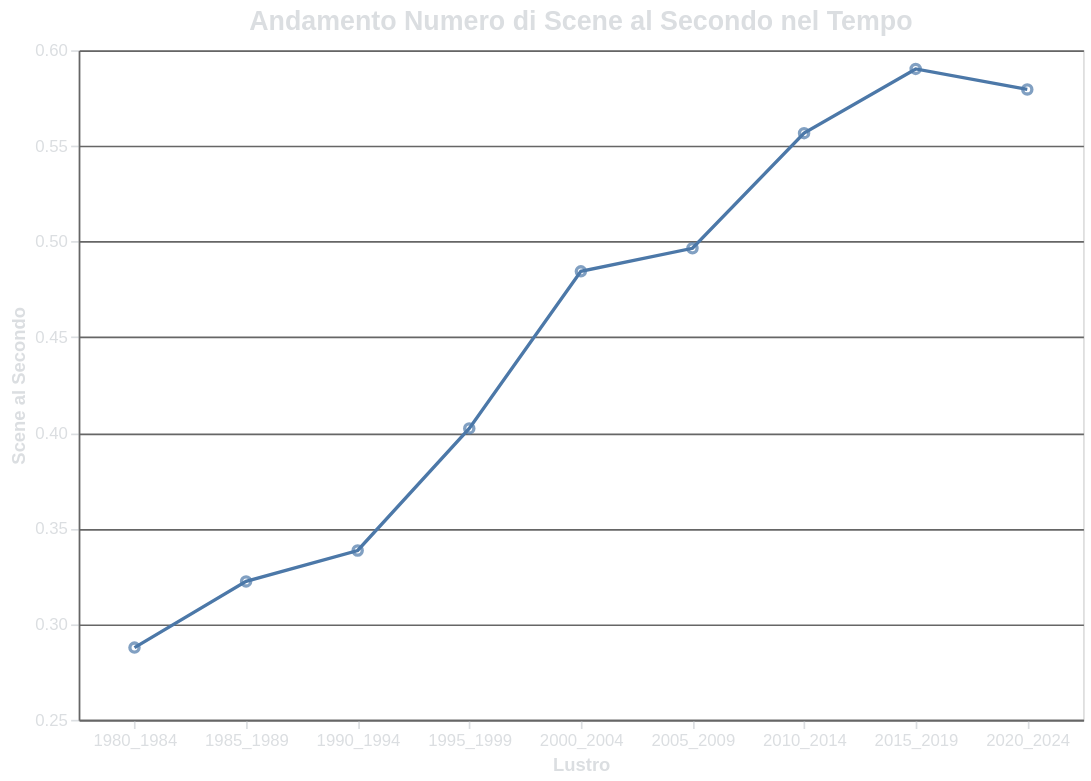

Here is the Vega-Lite specification saved for this chart:
### Vega-Lite specification from a JSON file in a GitHub repository (floating-point values rounded to 4 significant figures)
{"$schema": "https://vega.github.io/schema/vega-lite/v5.17.0.json", "config": {"axis": {"domainColor": "#666666", "gridColor": "#666666", "labelColor": "#DBDEE1", "tickColor": "#DBDEE1", "titleColor": "#DBDEE1"}, "background": "transparent", "legend": {"labelColor": "#DBDEE1", "titleColor": "#DBDEE1"}, "title": {"color": "#DBDEE1", "fontSize": 16}}, "data": {"name": "data-7c47e54c9127a7a69cde3fd62e3a09e5"}, "datasets": {"data-7c47e54c9127a7a69cde3fd62e3a09e5": [{"Lustro": "1980_1984", "Scene/Sec": 0.2878}, {"Lustro": "1985_1989", "Scene/Sec": 0.3224}, {"Lustro": "1990_1994", "Scene/Sec": 0.3385}, {"Lustro": "1995_1999", "Scene/Sec": 0.4023}, {"Lustro": "2000_2004", "Scene/Sec": 0.4844}, {"Lustro": "2005_2009", "Scene/Sec": 0.4965}, {"Lustro": "2010_2014", "Scene/Sec": 0.5567}, {"Lustro": "2015_2019", "Scene/Sec": 0.5902}, {"Lustro": "2020_2024", "Scene/Sec": 0.5795}]}, "height": 400, "layer": [{"encoding": {"tooltip": [{"field": "Lustro", "type": "ordinal"}, {"field": "Scene/Sec", "type": "quantitative"}], "x": {"axis": {"labelAngle": 0}, "field": "Lustro", "title": "Lustro", "type": "ordinal"}, "y": {"field": "Scene/Sec", "scale": {"domain": [0.25, 0.6]}, "title": "Scene al Secondo", "type": "quantitative"}}, "mark": {"type": "line"}}, {"encoding": {"tooltip": [{"field": "Lustro", "type": "ordinal"}, {"field": "Scene/Sec", "format": ".2f", "type": "quantitative"}], "x": {"field": "Lustro", "type": "ordinal"}, "y": {"field": "Scene/Sec", "type": "quantitative"}}, "mark": {"type": "point"}}], "title": "Andamento Numero di Scene al Secondo nel Tempo", "width": 600}
